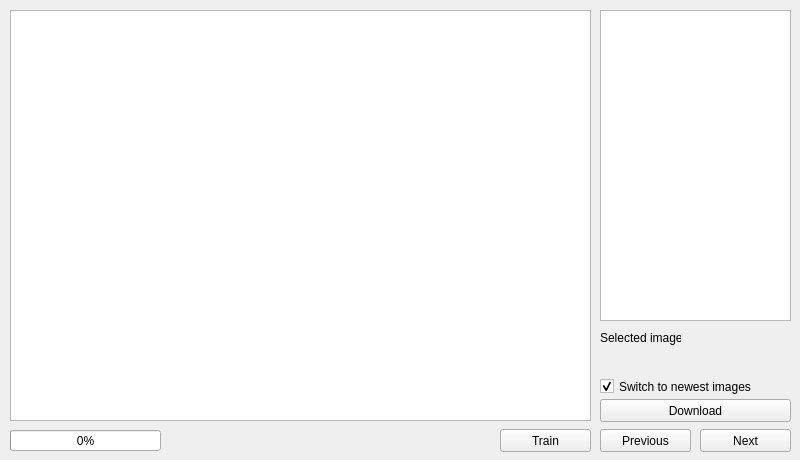
<?xml version="1.0" encoding="UTF-8"?>
<ui version="4.0">
 <class>MainWindow</class>
 <widget class="QMainWindow" name="MainWindow">
  <property name="geometry">
   <rect>
    <x>0</x>
    <y>0</y>
    <width>800</width>
    <height>460</height>
   </rect>
  </property>
  <property name="minimumSize">
   <size>
    <width>800</width>
    <height>460</height>
   </size>
  </property>
  <property name="maximumSize">
   <size>
    <width>800</width>
    <height>460</height>
   </size>
  </property>
  <property name="windowTitle">
   <string>Iguana</string>
  </property>
  <widget class="QWidget" name="centralWidget">
   <widget class="QGraphicsView" name="imageDisplay">
    <property name="geometry">
     <rect>
      <x>10</x>
      <y>10</y>
      <width>581</width>
      <height>411</height>
     </rect>
    </property>
   </widget>
   <widget class="QListView" name="tagsList">
    <property name="geometry">
     <rect>
      <x>600</x>
      <y>10</y>
      <width>191</width>
      <height>311</height>
     </rect>
    </property>
    <property name="modelColumn">
     <number>0</number>
    </property>
   </widget>
   <widget class="QPushButton" name="downloadButton">
    <property name="geometry">
     <rect>
      <x>600</x>
      <y>399</y>
      <width>191</width>
      <height>23</height>
     </rect>
    </property>
    <property name="text">
     <string>Download</string>
    </property>
   </widget>
   <widget class="QProgressBar" name="downloadProgressBar">
    <property name="geometry">
     <rect>
      <x>10</x>
      <y>430</y>
      <width>151</width>
      <height>21</height>
     </rect>
    </property>
    <property name="value">
     <number>0</number>
    </property>
   </widget>
   <widget class="QCheckBox" name="checkFollow">
    <property name="geometry">
     <rect>
      <x>600</x>
      <y>378</y>
      <width>191</width>
      <height>17</height>
     </rect>
    </property>
    <property name="text">
     <string>Switch to newest images</string>
    </property>
    <property name="checked">
     <bool>true</bool>
    </property>
   </widget>
   <widget class="QPushButton" name="nextImageButton">
    <property name="geometry">
     <rect>
      <x>700</x>
      <y>429</y>
      <width>91</width>
      <height>23</height>
     </rect>
    </property>
    <property name="text">
     <string>Next</string>
    </property>
   </widget>
   <widget class="QPushButton" name="previousImageButton">
    <property name="geometry">
     <rect>
      <x>600</x>
      <y>429</y>
      <width>91</width>
      <height>23</height>
     </rect>
    </property>
    <property name="text">
     <string>Previous</string>
    </property>
   </widget>
   <widget class="QLabel" name="label">
    <property name="geometry">
     <rect>
      <x>600</x>
      <y>330</y>
      <width>81</width>
      <height>16</height>
     </rect>
    </property>
    <property name="text">
     <string>Selected image:</string>
    </property>
   </widget>
   <widget class="QLabel" name="fileNameLabel">
    <property name="geometry">
     <rect>
      <x>600</x>
      <y>350</y>
      <width>191</width>
      <height>16</height>
     </rect>
    </property>
    <property name="text">
     <string/>
    </property>
   </widget>
   <widget class="QPushButton" name="trainButton">
    <property name="geometry">
     <rect>
      <x>500</x>
      <y>429</y>
      <width>91</width>
      <height>23</height>
     </rect>
    </property>
    <property name="text">
     <string>Train</string>
    </property>
   </widget>
  </widget>
 </widget>
 <layoutdefault spacing="6" margin="11"/>
 <resources/>
 <connections/>
</ui>
